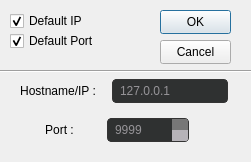
<?xml version="1.0" encoding="UTF-8"?>
<ui version="4.0">
 <class>ConnectionDialog</class>
 <widget class="QDialog" name="ConnectionDialog">
  <property name="geometry">
   <rect>
    <x>0</x>
    <y>0</y>
    <width>251</width>
    <height>162</height>
   </rect>
  </property>
  <property name="windowTitle">
   <string>Dialog</string>
  </property>
  <property name="styleSheet">
   <string notr="true">/*-----QLineEdit-----*/
QLineEdit
{
	
	selection-background-color: darkgray;
	background-color: #131313;
	color : #eee;
	border: 1px solid #343434;
	border-radius: 4px;
	padding: 3px;
	padding-left: 5px;

}


QLineEdit:disabled
{
	background-color: rgb(47, 49, 49);
	color : rgb(150, 148, 152)

}

/*-----QSpinBox &amp; QDateTimeEdit-----*/
QSpinBox
{
    selection-background-color: darkgray;
	background-color: #131313;
	color : #eee;
	border: 1px solid #343434;
	border-radius: 4px;
	padding: 3px;
	padding-left: 5px;

}

QSpinBox:disabled
{
    background-color: rgb(47, 49, 49);
	color : rgb(150, 148, 152);
}

QSpinBox::up-button
{
	border-top-right-radius:2px;
	background-color: #777777;
    width: 16px; 
    border-width: 1px;

}


QSpinBox::up-button:hover
{
	background-color: #585858;

}


QSpinBox::up-button:pressed
{
	background-color: #252525;
    width: 16px; 
    border-width: 1px;

}


QSpinBox::down-button
{
	border-bottom-right-radius:2px;
	background-color: rgb(182, 179, 184);
    width: 16px; 
    border-width: 1px;

}


QSpinBox::down-button:hover
{
	background-color: #585858;

}


QSpinBox::down-button:pressed
{
	background-color: #252525;
    width: 16px; 
    border-width: 1px;

}
</string>
  </property>
  <widget class="QWidget" name="layoutWidget">
   <property name="geometry">
    <rect>
     <x>10</x>
     <y>70</y>
     <width>229</width>
     <height>83</height>
    </rect>
   </property>
   <layout class="QVBoxLayout" name="verticalLayout">
    <item>
     <layout class="QHBoxLayout" name="horizontalLayout">
      <item>
       <widget class="QLabel" name="label">
        <property name="sizePolicy">
         <sizepolicy hsizetype="Fixed" vsizetype="Preferred">
          <horstretch>0</horstretch>
          <verstretch>0</verstretch>
         </sizepolicy>
        </property>
        <property name="text">
         <string>Hostname/IP :</string>
        </property>
        <property name="alignment">
         <set>Qt::AlignCenter</set>
        </property>
       </widget>
      </item>
      <item>
       <widget class="QLineEdit" name="ipEdit">
        <property name="enabled">
         <bool>false</bool>
        </property>
        <property name="sizePolicy">
         <sizepolicy hsizetype="Fixed" vsizetype="Fixed">
          <horstretch>0</horstretch>
          <verstretch>0</verstretch>
         </sizepolicy>
        </property>
        <property name="text">
         <string>127.0.0.1</string>
        </property>
        <property name="dragEnabled">
         <bool>false</bool>
        </property>
        <property name="readOnly">
         <bool>false</bool>
        </property>
        <property name="clearButtonEnabled">
         <bool>false</bool>
        </property>
       </widget>
      </item>
     </layout>
    </item>
    <item>
     <layout class="QGridLayout" name="gridLayout">
      <property name="leftMargin">
       <number>8</number>
      </property>
      <property name="rightMargin">
       <number>50</number>
      </property>
      <item row="0" column="0">
       <widget class="QLabel" name="label_2">
        <property name="sizePolicy">
         <sizepolicy hsizetype="Minimum" vsizetype="Preferred">
          <horstretch>0</horstretch>
          <verstretch>0</verstretch>
         </sizepolicy>
        </property>
        <property name="text">
         <string>Port :</string>
        </property>
        <property name="alignment">
         <set>Qt::AlignCenter</set>
        </property>
       </widget>
      </item>
      <item row="0" column="1">
       <widget class="QSpinBox" name="portSpinBox">
        <property name="enabled">
         <bool>false</bool>
        </property>
        <property name="sizePolicy">
         <sizepolicy hsizetype="Minimum" vsizetype="Fixed">
          <horstretch>0</horstretch>
          <verstretch>0</verstretch>
         </sizepolicy>
        </property>
        <property name="maximum">
         <number>10000</number>
        </property>
        <property name="value">
         <number>9999</number>
        </property>
       </widget>
      </item>
     </layout>
    </item>
   </layout>
  </widget>
  <widget class="QCheckBox" name="ipCheckBox">
   <property name="geometry">
    <rect>
     <x>10</x>
     <y>10</y>
     <width>86</width>
     <height>22</height>
    </rect>
   </property>
   <property name="text">
    <string>Default IP</string>
   </property>
   <property name="checked">
    <bool>true</bool>
   </property>
  </widget>
  <widget class="QCheckBox" name="portCheckBox">
   <property name="geometry">
    <rect>
     <x>10</x>
     <y>30</y>
     <width>94</width>
     <height>22</height>
    </rect>
   </property>
   <property name="text">
    <string>Default Port</string>
   </property>
   <property name="checked">
    <bool>true</bool>
   </property>
  </widget>
  <widget class="QPushButton" name="OkButton">
   <property name="geometry">
    <rect>
     <x>160</x>
     <y>10</y>
     <width>71</width>
     <height>24</height>
    </rect>
   </property>
   <property name="text">
    <string>OK</string>
   </property>
  </widget>
  <widget class="QPushButton" name="cancelButton">
   <property name="geometry">
    <rect>
     <x>160</x>
     <y>40</y>
     <width>71</width>
     <height>24</height>
    </rect>
   </property>
   <property name="text">
    <string>Cancel</string>
   </property>
  </widget>
  <widget class="Line" name="line">
   <property name="geometry">
    <rect>
     <x>0</x>
     <y>70</y>
     <width>260</width>
     <height>3</height>
    </rect>
   </property>
   <property name="orientation">
    <enum>Qt::Horizontal</enum>
   </property>
  </widget>
 </widget>
 <resources/>
 <connections/>
</ui>
